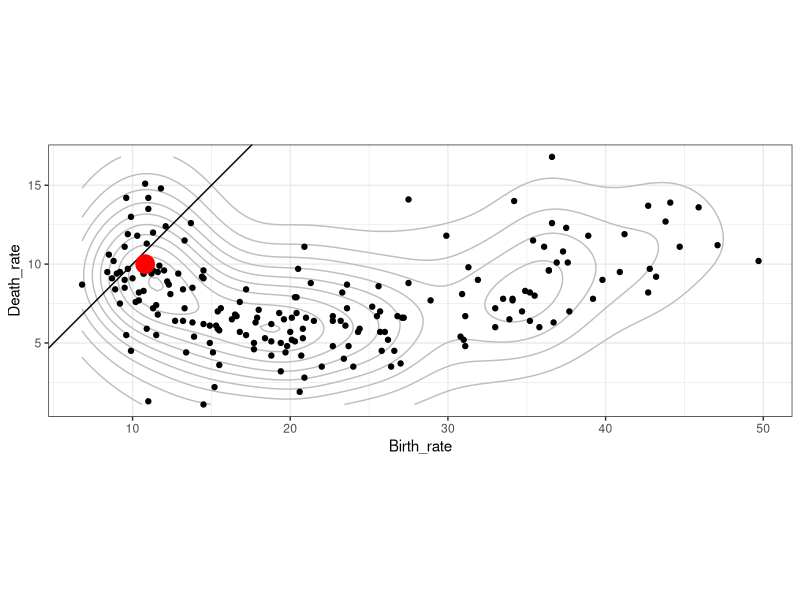
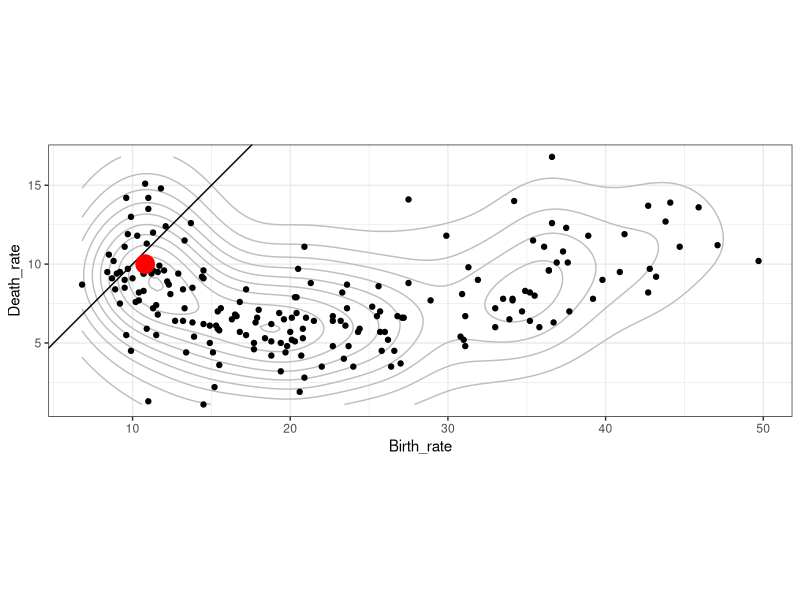
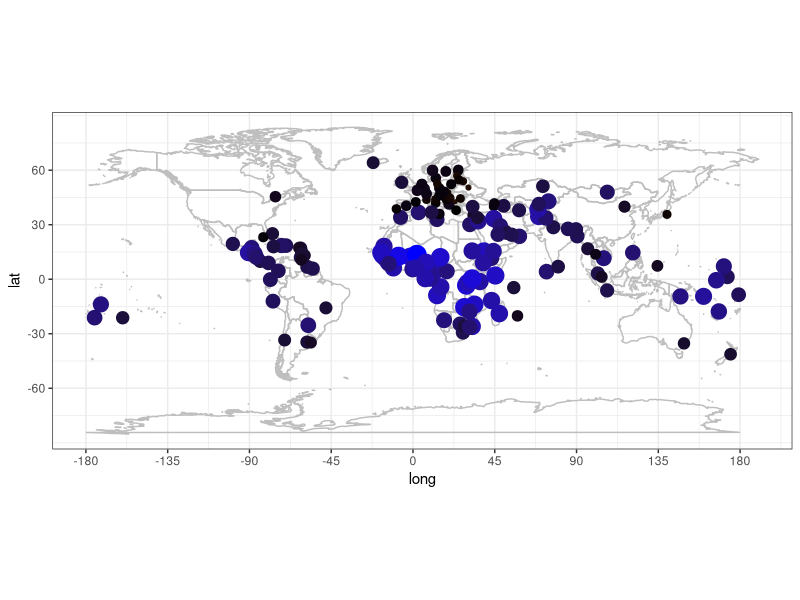

These charts were generated, in order, by the following R code: (Note: this script raises an error after producing the figures.)
# dane z WHO
# http://apps.who.int/gho/data/view.main.CBDR2040

library(openxlsx)

rates <- read.xlsx("data.xlsx",1)[-1,]
rates[,2] <- as.numeric(as.character(rates[,2]))
rates[,3] <- as.numeric(as.character(rates[,3]))

colnames(rates) <- c("country","Birth_rate","Death_rate")

library(ggplot2)
library(MASS)

pl <- ggplot(rates, aes(x=Birth_rate, y=Death_rate)) +
  geom_density2d(h=c(10,10), color="grey") +
  geom_point() + coord_fixed() +
  geom_abline(xintercept=0,slope=1) + 
  geom_point(data=rates[136,], color="red", size=6) + 
  theme_bw() 

pl

ggsave(plot = pl, filename="rates.png", width = 15, height = 10)


#
# drugi wykres ze współrzędnymi
#

library(maps) 
library(dplyr) 
data(world.cities)
capitals <- world.cities %>%
  filter(capital == 1)

setdiff(capitals$country.etc,rates[,1])
setdiff(rates[,1],capitals$country.etc)

ratesGeo <- merge(capitals, rates, by.x = "country.etc", by.y = "country")

#
# mapy
#

# World map, using geom_path instead of geom_polygon
world <- map_data("world")
worldmap <- ggplot(data=world, aes(x=long, y=lat, group=group)) +
  geom_path(color="grey") +
  scale_y_continuous(breaks=(-2:2) * 30) +
  scale_x_continuous(breaks=(-4:4) * 45) +
  coord_fixed() + theme_bw() + 
  geom_point(data=ratesGeo, aes(x=long, y=lat, group=country.etc,
                           size=Birth_rate-Death_rate,
                           color=Birth_rate-Death_rate)) +
  scale_color_gradient2(low="red", mid="black", high = "blue")+
  theme(legend.position="none")

ggsave(plot = worldmap, filename="rates_map.png", width = 15, height = 10)

worldmapG <- worldmap + coord_map("gilbert",orientation=c(90,0,0))

ggsave(plot = worldmapG, filename="rates_mapG.png", width = 15, height = 10)
